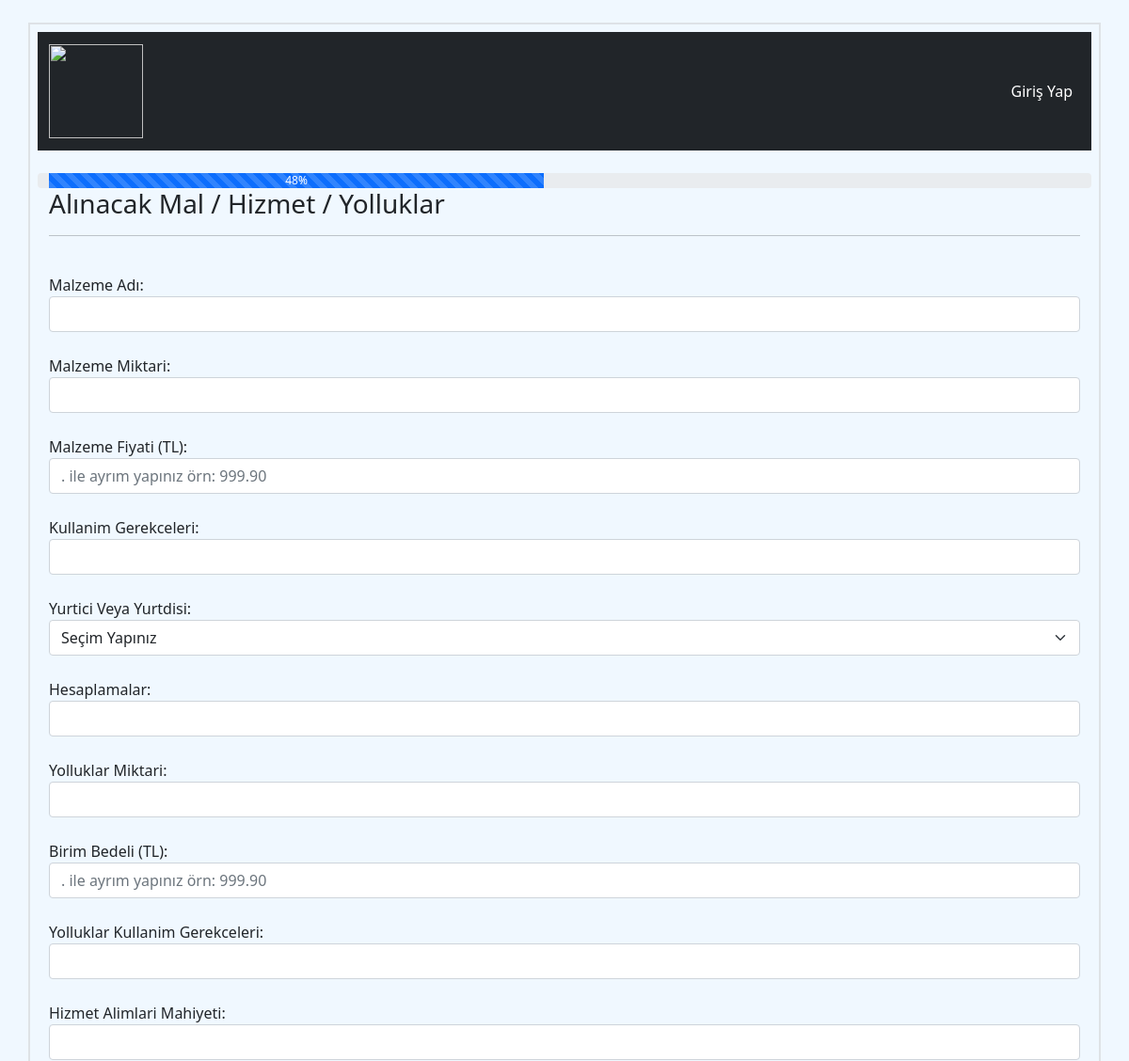
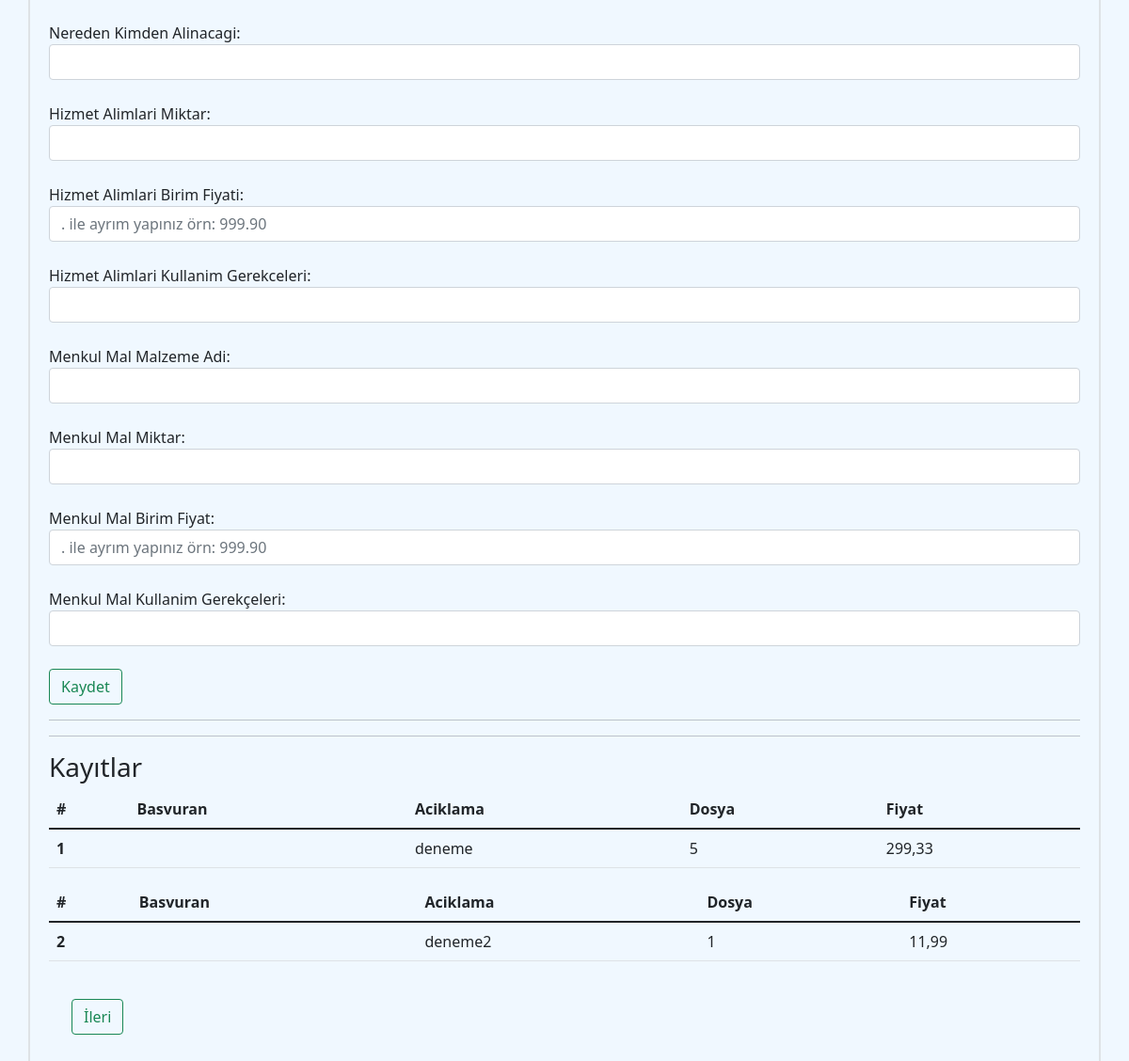
The page /dorduncu-adim/ on the database its author committed (2 pictures, top to bottom).
### BapProje/models.py (models this page shows, shortened)
class ProjeAlimlari(models.Model):
    basvuran_id = models.ForeignKey(User, null=True, default=1, on_delete=models.CASCADE)
    Malzeme_adi = models.CharField(max_length=200)
    Malzeme_Miktari = models.IntegerField()
    Malzeme_Fiyati = models.DecimalField(max_digits=10, decimal_places=2)
    Kullanim_Gerekceleri = models.TextField()
    Yurtici_Veya_Yurtdisi = models.CharField(max_length=100,choices=Yurtici_Yurtdisi_Choices)
    Hesaplamalar = models.TextField()
    Yolluklar_Miktari = models.IntegerField()
    Birim_Bedeli = models.DecimalField(max_digits=10, decimal_places=2)
    Yolluklar_Kullanim_Gerekceleri = models.TextField()
    Hizmet_Alimlari_Mahiyeti = models.CharField(max_length=200)
    Nereden_Kimden_Alinacagi = models.TextField()
    Hizmet_Alimlari_Miktar = models.IntegerField()
    Hizmet_Alimlari_Birim_Fiyati = models.DecimalField(max_digits=10, decimal_places=2)
    Hizmet_Alimlari_Kullanim_Gerekceleri = models.TextField()
    Menkul_Mal_Malzeme_Adi = models.CharField(max_length=250)
    Menkul_Mal_Miktar = models.IntegerField()
    Menkul_Mal_Birim_Fiyat = models.DecimalField(max_digits=10, decimal_places=2)
    Menkul_Mal_Kullanim_Gerekceleri = models.TextField()

### BapProje/views.py (the view)
# urls.py: path('dorduncu-adim/',views.ProjeAlimlar, name= 'dorduncu-adim'),
def ProjeAlimlar(request):
    projeAlim_Sayfasi = ProjeAlimlari.objects.all().values()
    template = loader.get_template('dorduncu_adim.html')
    context ={
    'projeAlim_Sayfasi': projeAlim_Sayfasi,
    }
    return HttpResponse(template.render(context,request))

### BapProje/templates/dorduncu_adim.html (shortened to what this page needs)
{% extends 'base.html' %}
{%block content%}
<div class="row">
  <div class="progress">
      <div class="progress-bar progress-bar-striped progress-bar-animated" role="progressbar" aria-valuenow="75" aria-valuemin="0" aria-valuemax="100" style="width: 48%">48%</div>
    </div>
</div>
<h3>Alınacak Mal / Hizmet / Yolluklar</h3> <hr>
{% load crispy_forms_tags %}
<form action="proje-alimlar/" method="post">
    <br>
    Malzeme Adı:
    <input name="malzemeAdi" class="form-control" required>
    <br>
    Malzeme Miktari:
    <input name="malzemeMiktari" type="number" min="1" class="form-control" required>
    <br>
    Malzeme Fiyati (TL):
    <input name="malzemeFiyati" class="form-control" placeholder=". ile ayrım yapınız örn: 999.90" required>
    <br>
    Kullanim Gerekceleri:
    <input name="kullanimGerekce" class="form-control" required>
    <br>
    Yurtici Veya Yurtdisi:
    <select name="yurticiYurtdisi" class="form-select" required>
        <option selected>Seçim Yapınız</option>
      </select>
    <br>
    Hesaplamalar:
    <input name="hesaplamalar" class="form-control" required>
    <br>
    Yolluklar Miktari:
    <input name="yollukMiktar" class="form-control" type="number" min="1" required>
    <br>
    Birim Bedeli (TL):
    <input name="birimBedel" class="form-control" placeholder=". ile ayrım yapınız örn: 999.90" required>
    <br>
    Yolluklar Kullanim Gerekceleri:
    <input name="yollukKullanimGerekce" class="form-control" required>
    <br>
    Hizmet Alimlari Mahiyeti:
    <input name="hizmetMahiyet" class="form-control" required>
    <br>
    Nereden Kimden Alinacagi:
    <input name="nerdenKimden" class="form-control" required>
    <br>
    Hizmet Alimlari Miktar:
    <input name="hizmetMiktar" class="form-control" type="number" min="1" required>
    <br>
    Hizmet Alimlari Birim Fiyati:
    <input name="hizmetBirimFiyat" class="form-control" placeholder=". ile ayrım yapınız örn: 999.90" required>
    <br>
    Hizmet Alimlari Kullanim Gerekceleri:
    <input name="hizmetGerekce" class="form-control" required>
    <br>
    Menkul Mal Malzeme Adi:
    <input name="menkulAdi" class="form-control" required>
    <br>
    Menkul Mal Miktar:
    <input name="menkulMiktar" class="form-control" type="number" min="1" required>
    <br>
    Menkul Mal Birim Fiyat:
    <input name="menkulFiyat" class="form-control" placeholder=". ile ayrım yapınız örn: 999.90" required>
    <br>
    Menkul Mal Kullanim Gerekçeleri:
    <input name="menkulGerekce" class="form-control" required>
    <br>
    <input type="submit" value="Kaydet" class="btn btn-outline-success" required>
</form>
<hr>
<hr>
<h3>Kayıtlar</h3>
<table border="1">
  {% for x in projeAlim_Sayfasi%}
      <table class="table">
              <thead>
              <tr>
                  <th scope="col">#</th>
                  <th scope="col">Basvuran</th>
                  <th scope="col">Aciklama</th>
                  <th scope="col">Dosya</th>
                  <th scope="col">Fiyat</th>
              </tr>
              </thead>
              <tbody>
              <tr>
                  <th scope="row">{{x.id}}</th>
                  <td>{{user.username}}</td>
                  <td>{{x.Malzeme_adi}}</td>
                  <td>{{x.Malzeme_Miktari}}</td>
                  <td>{{x.Malzeme_Fiyati}}</td>
              </tr>
              </tbody>
      </table>
  {%endfor%}
  <a href="{%url 'altinci-adim'%}"><button class="btn btn-outline-success m-4">İleri</button></a>
{% endblock %}

### rows shown on the page
ProjeAlimlari: id "1", Malzeme_adi "deneme", Malzeme_Miktari "5", Malzeme_Fiyati "299,33"
ProjeAlimlari: id "2", Malzeme_adi "deneme2", Malzeme_Miktari "1", Malzeme_Fiyati "11,99"
